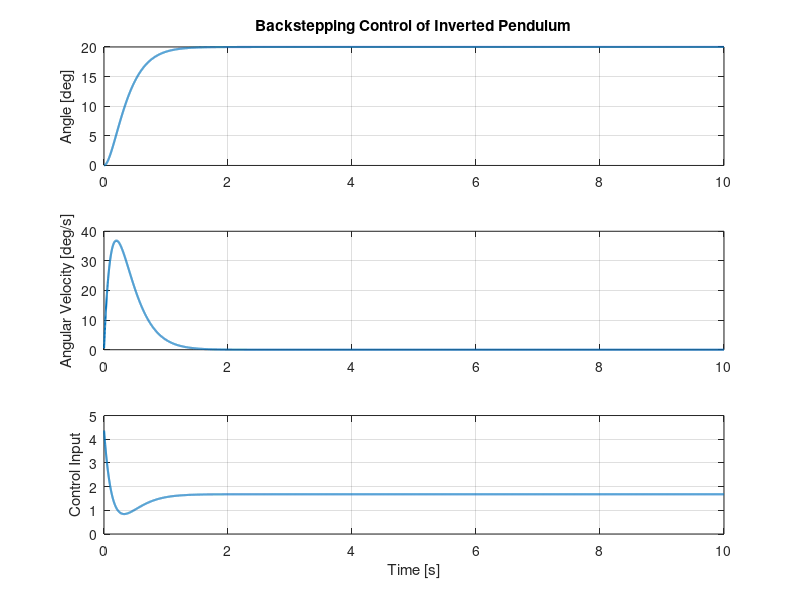

This figure's MATLAB source:
clc; clear; close all;

%System Parameters
g = 9.81;   %gravity
l = 1;      %length
k = 1;      %damping coefficient
m = 0.5;    %mass

%Backstepping gains
k1 = 5;     %for e1
k2 = 5;     %for e2

%Simulation Setup
dt = 0.001;
T = 10;
N = T / dt;

x1 = deg2rad(0);      %initial angle
x1_des = deg2rad(20); %desired angle
x2 = 0;               %initial angular velocity

x1_arr = zeros(1,N);
x2_arr = zeros(1,N);
u_arr  = zeros(1,N);
t_arr  = zeros(1,N);

for i = 1:N
    %Errors
    e1 = x1 - x1_des;
    x2_des = -k1 * e1;
    e2 = x2 - x2_des;
    
    %Control Law (Backstepping)
    u = m*l^2 * ( -k1*x2 - k2*e2 + (g/l)*sin(x1) + (k/m)*x2 );
    
    %Dynamics
    x1_dot = x2;
    x2_dot = (-g/l)*sin(x1) - (k/m)*x2 + (1/(m*l^2)) * u;
    
    %Integration
    x1 = x1 + x1_dot * dt;
    x2 = x2 + x2_dot * dt;

    %Logging
    x1_arr(i) = rad2deg(x1);
    x2_arr(i) = rad2deg(x2);
    u_arr(i) = u;
    t_arr(i) = i * dt;
end

%Plot
figure;
subplot(3,1,1);
plot(t_arr, x1_arr, 'LineWidth', 1.5);
ylabel('Angle [deg]');
title('Backstepping Control of Inverted Pendulum');
grid on;

subplot(3,1,2);
plot(t_arr, x2_arr, 'LineWidth', 1.5);
ylabel('Angular Velocity [deg/s]');
grid on;

subplot(3,1,3);
plot(t_arr, u_arr, 'LineWidth', 1.5);
ylabel('Control Input');
xlabel('Time [s]');
grid on;

pause;
